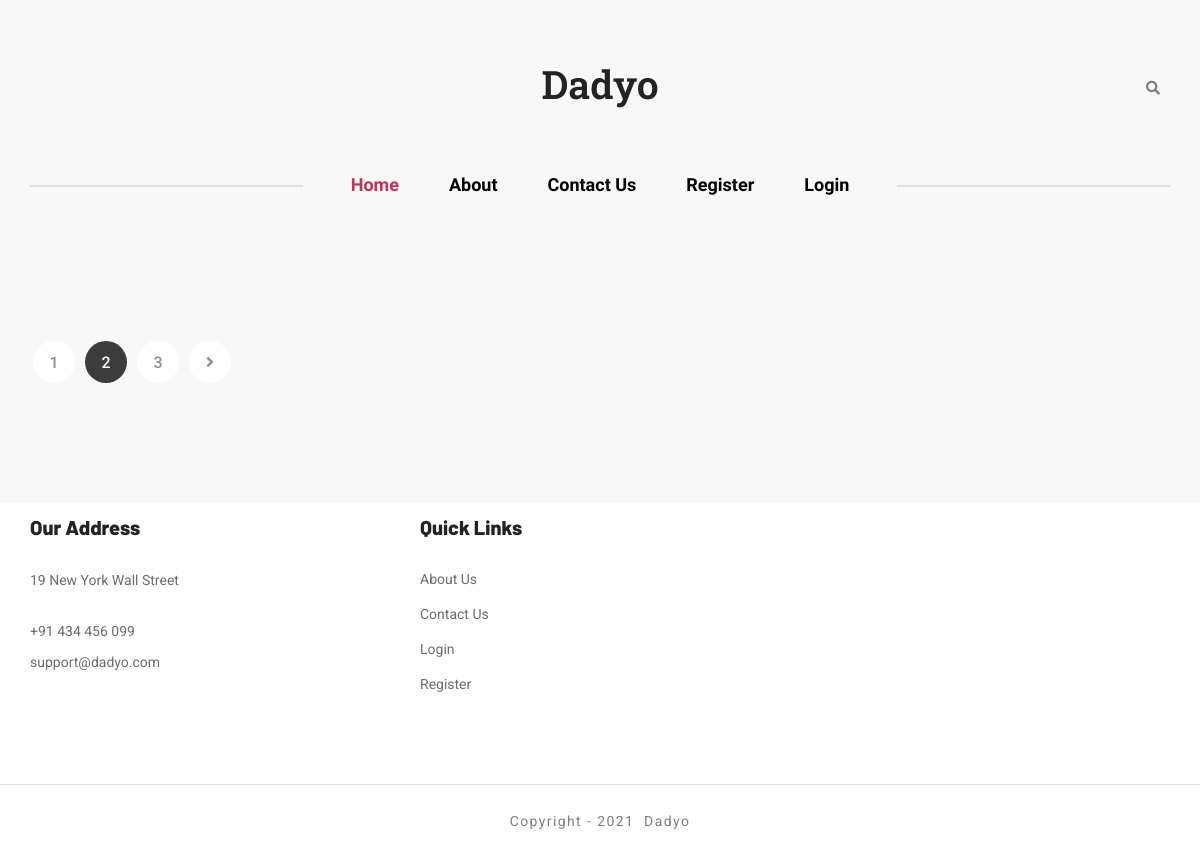
/, run on an earlier commit of the app's database.
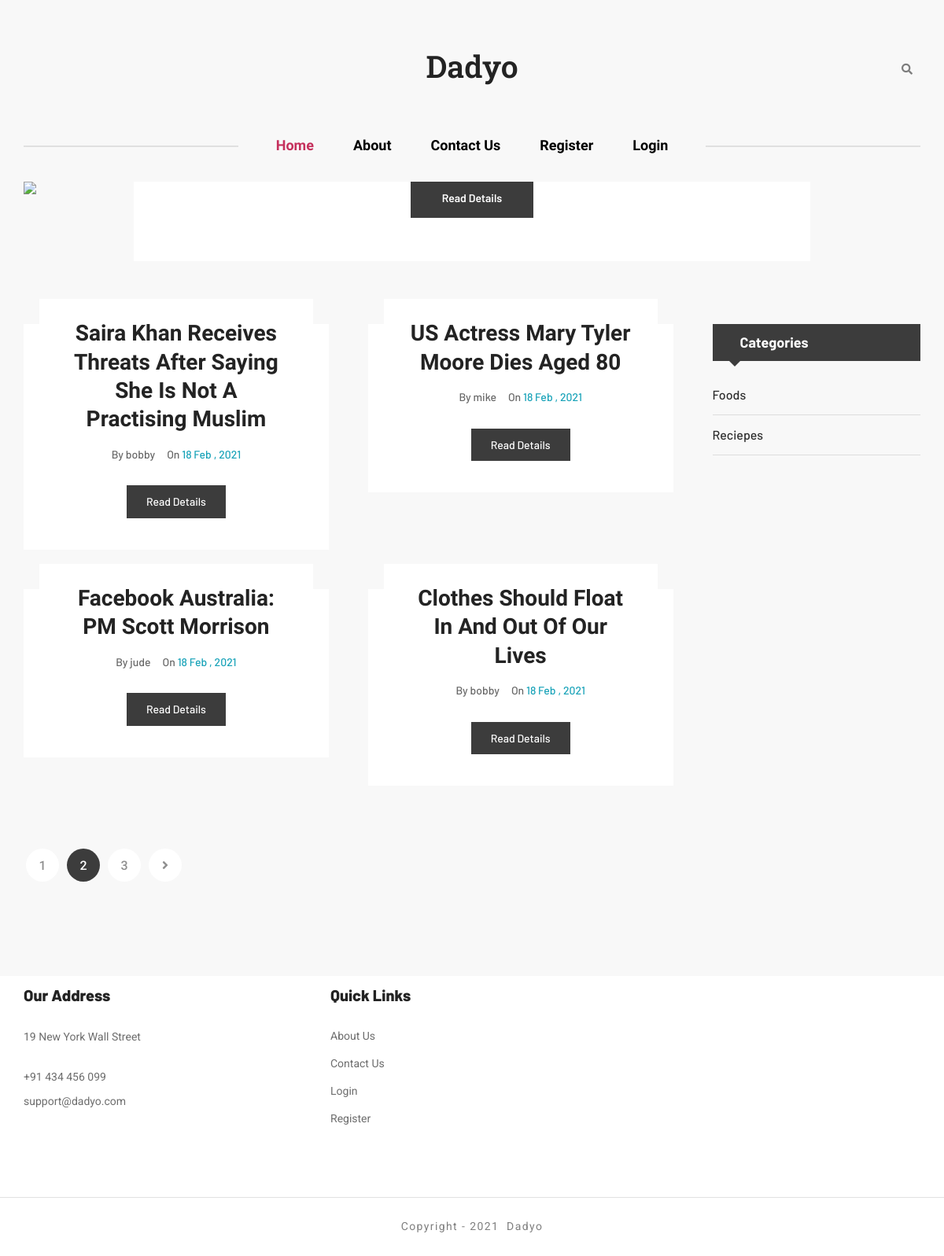
And on a later commit of the database.
### tables this page shows
CREATE TABLE `article` (
  `id` int(11) NOT NULL,
  `title` varchar(200) NOT NULL,
  `content` text NOT NULL,
  `category_id` int(11) NOT NULL DEFAULT 0,
  `image` varchar(200) NOT NULL,
  `likes` int(11) NOT NULL DEFAULT 0,
  `views` int(11) NOT NULL DEFAULT 0,
  `user_id` int(11) NOT NULL,
  `published_status` int(11) NOT NULL DEFAULT 1,
  `created_at` timestamp NOT NULL DEFAULT current_timestamp(),
  `updated_at` timestamp NOT NULL DEFAULT current_timestamp()
);

CREATE TABLE `users` (
  `id` int(11) NOT NULL,
  `email` varchar(200) NOT NULL,
  `firstname` varchar(200) NOT NULL,
  `bio` text DEFAULT NULL,
  `lastname` varchar(200) NOT NULL,
  `image` varchar(200) NOT NULL,
  `password` varchar(200) NOT NULL,
  `created_at` timestamp NOT NULL DEFAULT current_timestamp(),
  `updated_at` timestamp NOT NULL DEFAULT current_timestamp(),
  `status` int(11) NOT NULL DEFAULT 0
);

CREATE TABLE `category` (
  `id` int(11) NOT NULL,
  `name` varchar(200) NOT NULL,
  `created_at` timestamp NOT NULL DEFAULT current_timestamp()
);

### controllers/functions.php (called while the page is built, shortened)
<?php
function selectSingleData($tableName,$colums = "*",$where = ""){
  global $conn;
  $where = !empty($where) ? " WHERE ".$where : $where;
  $sql = "SELECT $colums FROM $tableName $where";
  $result = $conn->query($sql);
  if($result->num_rows > 0){
    $data = $result->fetch_assoc();
    return $data;
  }else{
    return [];
  }
}
function selectMultipleData($tableName,$colums = "*", $where = "",$orderBy = "",$order = "DESC",$limit = ''){
  global $conn;
  $where = !empty($where) ? " WHERE ".$where : $where;
  $orderBy = !empty($orderBy) ? " ORDER BY ".$orderBy." $order" : $orderBy;
  $sql = "SELECT $colums FROM $tableName $where  $orderBy $limit";
  $result = $conn->query($sql);
  if($result->num_rows > 0){
    $data = [];
    while($row = $result->fetch_assoc()){
      $data[] = (object) $row;
    }
    return $data;
  }else{
    return [];
  }
}

### index.php (the view, shortened to what this page needs)
<?php
  require_once "DB.php";
  require_once "controllers/functions.php";
	$posts = selectMultipleData("article","*","","created_at","DESC");
	$trending = selectMultipleData("article","*","`views`>'10'");
	$categories = selectMultipleData("category","*");
?>
<!DOCTYPE html>
<html lang="en">
<head>
	  <?php require_once "includes/css.php"; ?>
</head>
<body class="bg-white-smoke">
	<div class="site-content">
	  <?php require_once "includes/header.php"; ?>
		<div class="frontpage-slider-posts">
			<div class="container-medium">
				<div class="row">
					<div class="col-12">
						<div class="owl-carousel frontpage-slider-one style-one carousel-rectangle carousel-nav-center">
							<?php  if(!empty($trending)){ ?>
							<?php foreach ($trending as $key => $post) { ?>
							<article class="post hentry post-slider-one text-center">
								<div class="entry-thumb">
									<figure class="thumb-wrap">
										<a href="single-post.php?id=<?=$post->id?>">
										</a>
									</figure>
								</div>
								<div class="content-entry-wrap">
									<div class="entry-content">
										<div class="read-more-wrap">
											<a class="read-more" href="single-post.php?id=<?=$post->id?>">Read Details</a>
										</div>
									</div>
								</div>
							</article>
							<?php }  ?>
							<?php } ?>
						</div>
					</div>
				</div>
			</div>
		</div>
		<div class="features-block style-one">
		</div>
		<div class="main-wrapper pd-b-120">
			<div class="container">
				<div class="row justify-content-between gutters-50">
					<div class="col-lg-9 main-wrapper-content">
						<main class="site-main style-one">
							<div class="row gutters-50">
								<?php if(!empty($posts)){ ?>
								<?php foreach ($posts as $key => $post) {
								  $author = selectSingleData("users","`firstname`","`id`={$post->user_id}");
								?>
								<div class="col-lg-6 col-md-6">
									<article class="post hentry post-grid text-center style-one">
										<div class="entry-thumb">
											<figure class="thumb-wrap">
												<a href="single-post.php?id=<?=$post->id?>">
												</a>
											</figure>
										</div>
										<div class="content-entry-wrap">
											<h3 class="entry-title">
												<a href="single-post.php?id=<?=$post->id?>"><?=ucwords($post->title)?></a>
											</h3>
											<div class="entry-meta-content">
												<div class="entry-author">
													By <a href="#"><?=$author["firstname"]?></a>
												</div>
												<div class="entry-date">
													On <span class="text-info"><?=date(" d M , Y",strtotime($post->created_at))?></span>
												</div>
											</div>
											<div class="read-more-wrap">
												<a class="read-more" href="single-post.php?id=<?=$post->id?>">Read Details</a>
											</div>
										</div>
									</article>
								</div>
								<?php } ?>
								<?php } ?>
							</div>
						</main>
						<nav class="navigation paging-navigation pd-t-30">
							<ul class="nav-links">
								<li><a href="#">1</a></li>
								<li class="active"><a href="#" class="page-numbers">2</a></li>
								<li><a href="#" class="page-numbers">3</a></li>
								<li class="nav-next">
									<a href="#"><i class="fas fa-angle-right"></i></a>
								</li>
							</ul>
						</nav>
					</div>
          <?php  require_once "includes/sidebar.php"; ?>
				</div>
			</div>
		</div>
      <?php require_once "includes/footer.php"; ?>
	</div>
</body>
</html>

### includes/sidebar.php
<div class="col-lg-3">
						<div class="sidebar-items style-one">
              <?php if(!empty($categories)){ ?>
							<aside class="widget widget_categories">
								<h4 class="widget-title">
									Categories
								</h4>
								<div class="widget-content">
									<ul>
										<?php foreach ($categories as $key => $category) {?>
											<li>
											<a href="<?=APP_PATH?>index.php?cat_id=<?=$category->id?>"><?=ucwords($category->name)?> </a>
										</li>
										<?php } ?>
									</ul>
								</div>
							</aside>
							<?php } ?>
						</div>
					</div>

What changed in the data, as far as the page shows it:
added article: title "Saira Khan Receives Threats After Saying She Is Not A Practising Muslim", user.firstname "bobby", created_at "18 Feb , 2021"
added article: title "US Actress Mary Tyler Moore Dies Aged 80", user.firstname "mike", created_at "18 Feb , 2021"
added article: title "Facebook Australia: PM Scott Morrison", user.firstname "jude", created_at "18 Feb , 2021"
added article: title "Clothes Should Float In And Out Of Our Lives", user.firstname "bobby", created_at "18 Feb , 2021"
added category: name "Foods"
added category: name "Reciepes"
Also different on the page:
text now shown: "Categories"
